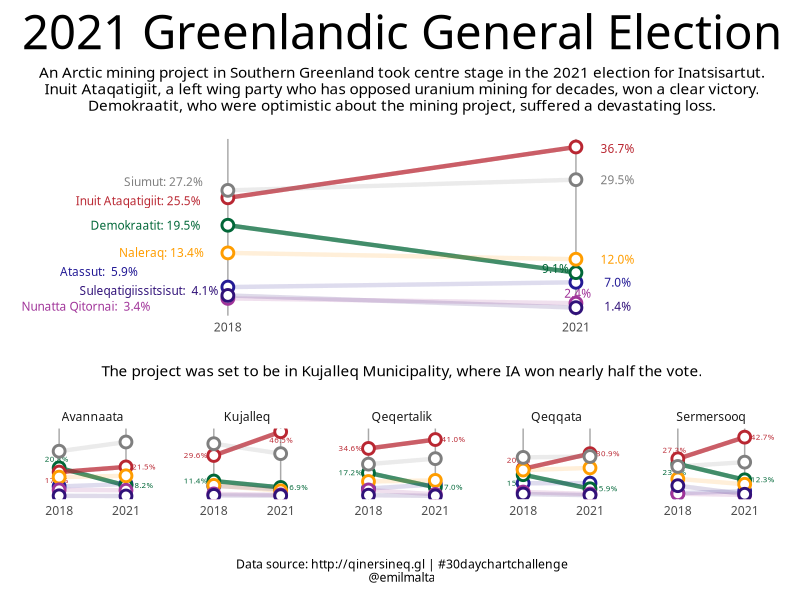

R code for this plot:
# Load libraries ---------------------------------------------------------------

library(tidyverse)
library(patchwork)
library(ggrepel)
library(readxl)
library(here)
library(glue)
library(ragg)

# Import data ------------------------------------------------------------------

election_municipality_raw <- 
  read_csv(here("data", "gl_election", "mun_election.csv")) %>% 
  fill(municipality)

# Tidy -------------------------------------------------------------------------

election_results <- 
  election_municipality_raw %>% 
  count(party, year, wt = votes, name = "votes")

election_percent <- election_results %>%
  group_by(year) %>%
  mutate(votes = votes / sum(votes)) %>%
  filter(party != "Others")

election_municipality <- election_municipality_raw %>%
  group_by(year, municipality) %>%
  mutate(votes = votes / sum(votes)) %>%
  filter(party != "Others")

# Draw plots -------------------------------------------------------------------

draw_slope <- function(df) {
  df %>%
    ggplot(aes(as.character(year), votes, color = party, group = party)) +
    geom_line(size = 1.5, alpha = .03) +
    geom_line(
      data = . %>% filter(party %in% c("Inuit Ataqatigiit", "Demokraatit")),
      size = 1.5, alpha = .7
    )
}

# National
p1 <- election_percent %>% draw_slope() +
  geom_text_repel(
    aes(label = glue("{party}: {format(votes * 100, digits = 2)}%")),
    data = . %>% filter(year == 2018), hjust = 1, nudge_x = -.07,
    segment.color = NA, size = 3, family = "MesmerizeRg-Regular"
  ) +
  geom_text_repel(
    aes(label = glue("{format(votes * 100, digits = 2)}%")),
    data = . %>% filter(year == 2021), hjust = 0, nudge_x = .07,
    segment.color = NA, size = 3, family = "MesmerizeRg-Regular"
  ) +
  labs(
    title = "2021 Greenlandic General Election",
    subtitle = "An Arctic mining project in Southern Greenland took centre stage in the 2021 election for Inatsisartut.\nInuit Ataqatigiit, a left wing party who has opposed uranium mining for decades, won a clear victory.\nDemokraatit, who were optimistic about the mining project, suffered a devastating loss.\n"
  )

# By municipality
p2 <- election_municipality %>% draw_slope() +
  geom_text_repel(
    aes(label = glue("{format(votes * 100, digits = 3)}%")),
    data = . %>%
      filter(year == 2018, party %in% c("Demokraatit", "Inuit Ataqatigiit")),
    hjust = 0, nudge_x = -.07, size = 2, segment.color = NA,
    family = "MesmerizeRg-Regular"
  ) +
  geom_text_repel(
    aes(label = glue("{format(votes * 100, digits = 2)}%")),
    data = . %>%
      filter(year == 2021, party %in% c("Demokraatit", "Inuit Ataqatigiit")),
    hjust = 1, nudge_x = .07, size = 2, segment.color = NA,
    family = "MesmerizeRg-Regular"
  ) +
  facet_wrap(~ municipality, nrow = 1) +
  labs(
    subtitle = "\nThe project was set to be in Kujalleq Municipality, where IA won nearly half the vote.\n",
    caption = "Data source: http://qinersineq.gl | #30daychartchallenge\n@emilmalta"
  )

# Patchwork --------------------------------------------------------------------

# Assign party colors
party_colors <- c(
  "Atassut" = "#231a95", "Demokraatit" = "#016738",
  "Inuit Ataqatigiit" = "#b92732", "Naleraq" = "#ff9d00",
  "Nunatta Qitornai" = "#a03499", "#0175b2",
  "Suleqatigiissitsisut" = "#311279"
)

# Patchwork
(p1 / p2) + 
  plot_layout(heights = c(5,2)) &
  geom_line(size = 1.5, alpha = .12) &
  geom_point(size = 3, pch = 21, fill = "white", stroke = 1.5) &
  scale_color_manual(values = party_colors) &
  labs(x = NULL, y = NULL, color = NULL) &
  theme_minimal(base_family = "MesmerizeRg-Regular") +
  theme(
    plot.background = element_blank(),
    plot.title = element_text(hjust = .5, size = 34), 
    plot.subtitle = element_text(hjust = .5), 
    plot.caption = element_text(hjust = .5, margin = margin(30)),
    legend.position = "none",
    panel.grid.minor = element_blank(),
    panel.grid.major.x = element_line("darkgrey"),
    panel.grid.major.y = element_blank(),
    axis.text.y = element_blank(),
    axis.text.x = element_text(), axis.title.x = element_text()
  ) 
